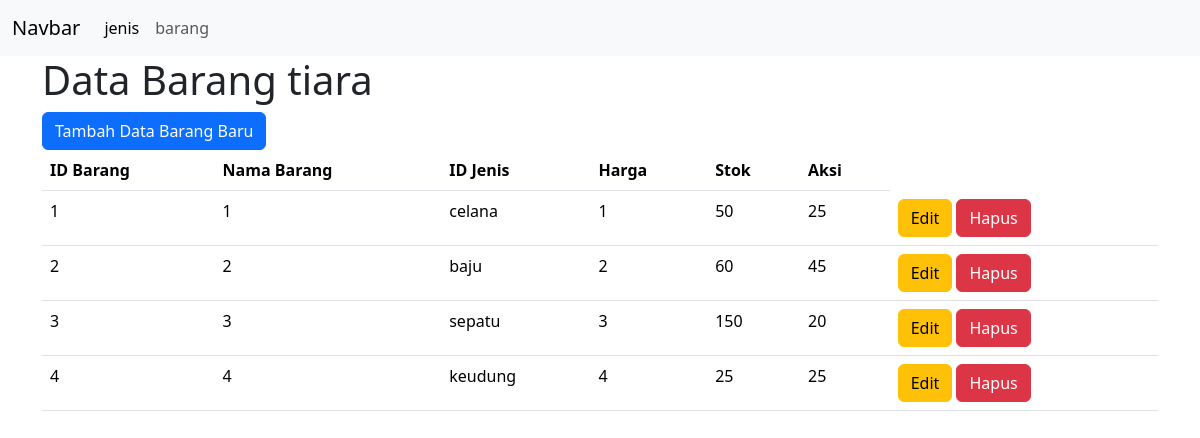
/view/barang/index.php, run on the app's committed database.
### tables this page shows
CREATE TABLE `barang` (
  `id_barang` int NOT NULL,
  `nama_barang` varchar(26) DEFAULT NULL,
  `id_jenis` int DEFAULT NULL,
  `harga` int DEFAULT NULL,
  `stok` int DEFAULT NULL
);

### view/barang/index.php (the view, shortened to what this page needs)
<!DOCTYPE html>
<html lang="en">
<head>
    <link rel="stylesheet" href="https://cdn.jsdelivr.net/npm/bootstrap@5.3.3/dist/css/bootstrap.min.css">
</head>
<body>
<nav class="navbar navbar-expand-lg bg-body-tertiary">
  <div class="container-fluid">
    <a class="navbar-brand" href="#">Navbar</a>
    <div class="collapse navbar-collapse" id="navbarSupportedContent">
      <ul class="navbar-nav me-auto mb-2 mb-lg-0">
        <li class="nav-item">
          <a class="nav-link active" aria-current="page" href="../jenis/index.php">jenis</a>
        </li>
        <li class="nav-item">
          <a class="nav-link" href="">barang</a>
        </li>
      </ul>
    </div>
  </div>
</nav>
<div class="container">
  <h1>Data Barang tiara</h1>
  <a href="view_tambah.php" class="btn btn-primary">Tambah Data Barang Baru</a>
<table class="table">
  <thead>
    <tr>
      <th scope="col">ID Barang</th>
      <th scope="col">Nama Barang</th>
      <th scope="col">ID Jenis</th>
      <th scope="col">Harga</th>
      <th scope="col">Stok</th>
      <th>Aksi</th>
    </tr>
  </thead>
  <tbody>
  <?php
                include "../../config/koneksi.php";
                $query = mysqli_query($conn, "SELECT * FROM barang ");
                $no = 1;
                if (mysqli_num_rows($query) > 0) {
                    while ($result = mysqli_fetch_assoc($query)) {
                        ?>
                        <tr>
                            <td><?php echo $no; ?></td>
                            <td><?php echo $result['id_barang']; ?></td>
                            <td><?php echo $result['nama_barang']; ?></td>
                            <td><?php echo $result['id_jenis']; ?></td>
                            <td><?php echo $result['harga']; ?></td>
                            <td><?php echo $result['stok']; ?></td>
                            <td>
                            <a href="view_edit.php?id=<?php echo $result['id_barang'] ?>" class="btn btn-warning">Edit</a>
                            <a href="hapus.php?id=<?php echo $result['id_barang'] ?>"
                            onclick="return confirm('Kamu Yakin???')"
                            class="btn btn-danger">Hapus</a>
                            </td>
                        </tr>
                        <?php
                        $no++;
                    }
                } else {
                    echo "<tr><td colspan='7' class='text-center'>Data siswa tidak ditemukan</td></tr>";
                }
                ?>
  </tbody>
</table>
</div>
</body>
</html>

### data on the page
barang: id_barang "1", nama_barang "celana", id_jenis "1", harga "50", stok "25"
barang: id_barang "2", nama_barang "baju", id_jenis "2", harga "60", stok "45"
barang: id_barang "3", nama_barang "sepatu", id_jenis "3", harga "150", stok "20"
barang: id_barang "4", nama_barang "keudung", id_jenis "4", harga "25", stok "25"
